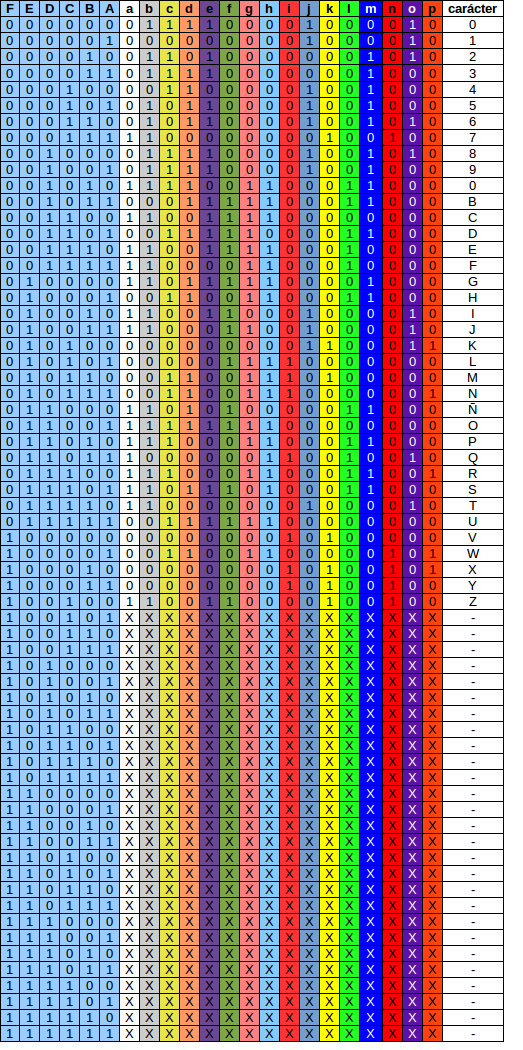
#> input picture Emsamblador/Lenguaje Ensamblador/Practica 9/tabla16.png, 523 x 1050 px, given in place of B.png, which was not available
$ python 'Practica 04.py'   (older library calls are emulated)
#> lines starting #> are read from the running program, lines starting #| are printed output that depends on the picture; pictures that were not available may be replaced by others from this repository, and a replacement may not be noted
#> the answer given: 1
import os
import math
from statistics import median
from PIL import Image, ImageFilter
import PIL.Image
import cv2
import numpy as np
import random
import scipy
import scipy.stats
from matplotlib import pyplot as plt
from tkinter import *
from skimage import io
from skimage.util import random_noise
from skimage import feature, filters
import copy
import imutils
import pylab
import matplotlib.image as mpimg
import pandas as pd
from math import cos, radians
##_________________
rgb_scale = 255
cmyk_scale = 100
def r_g_b():
    img = cv2.imread('B.png')
#> img is the input picture: shape (1050, 523, 3); mean B, G, R 149.1, 145.8, 155.4
    b, g ,r =cv2.split(img)
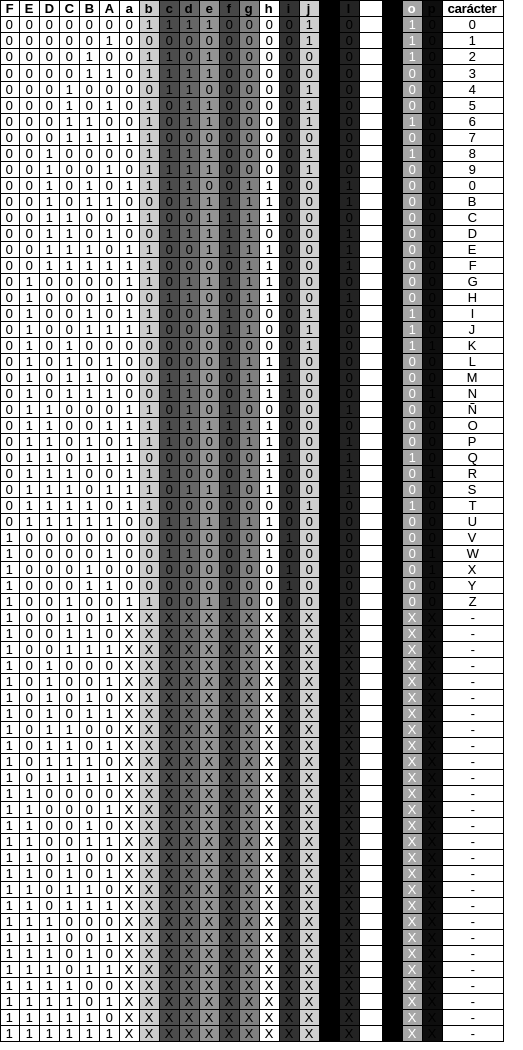
#> b: shape (1050, 523); min 0, max 255, mean 149.1
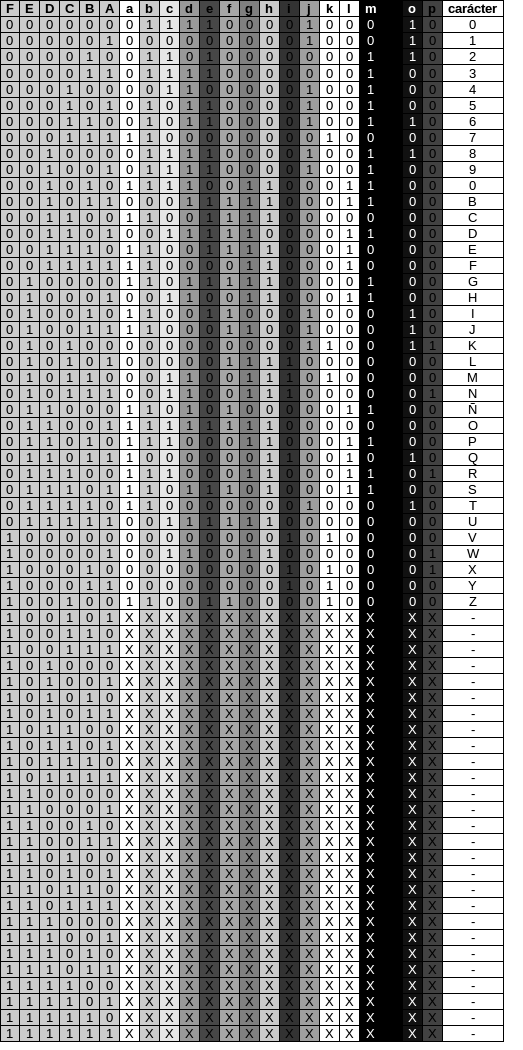
#> g: shape (1050, 523); min 0, max 255, mean 145.8
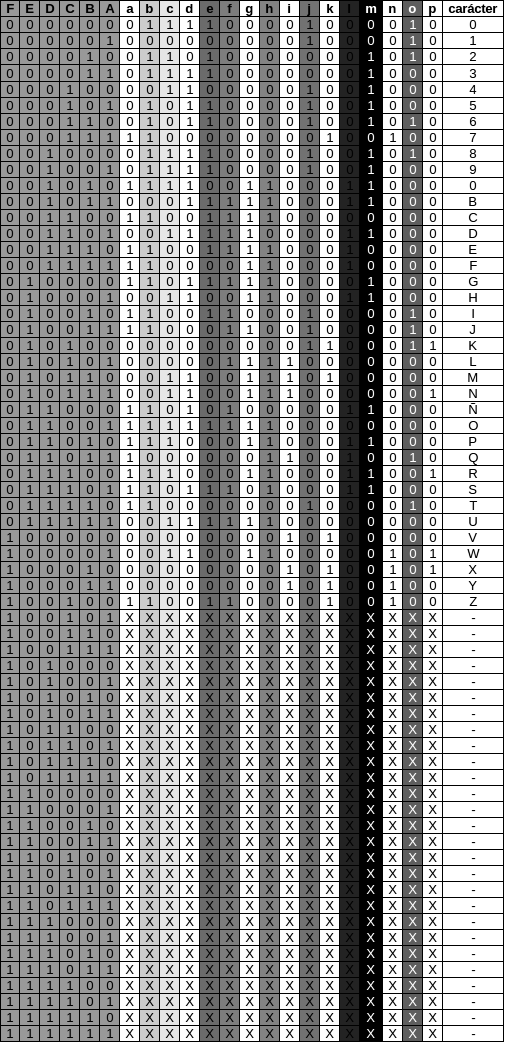
#> r: shape (1050, 523); min 0, max 255, mean 155.4

    zeros = np.zeros(img.shape[:2], dtype = "uint8")
    merged_r = cv2.merge ([zeros, zeros, r]) #El componente del canal es cero se puede entender como una matriz cero
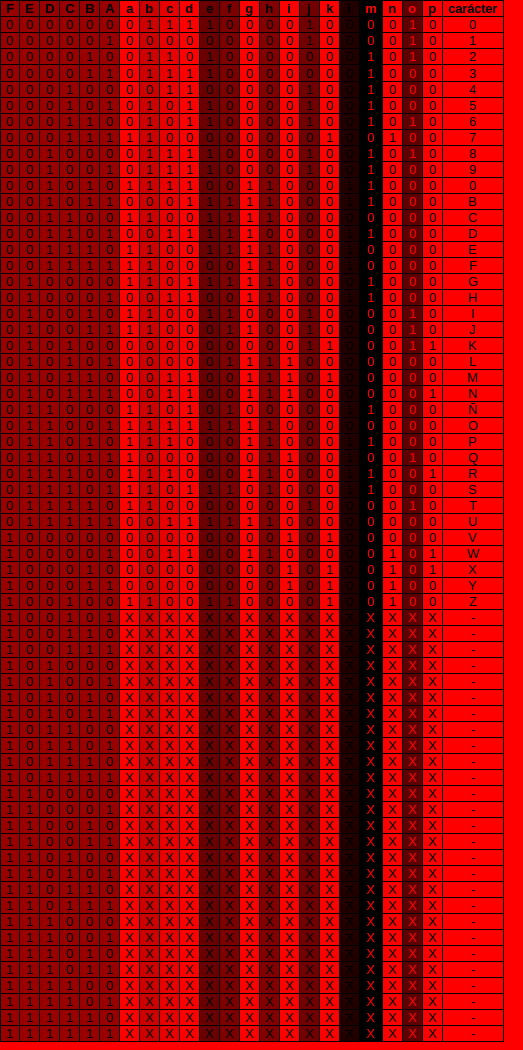
#> merged_r: shape (1050, 523, 3); mean of channels 0, 1, 2 0, 0, 155.4; drawn as B, G, R
    merged_g = cv2.merge ([zeros, g, zeros])
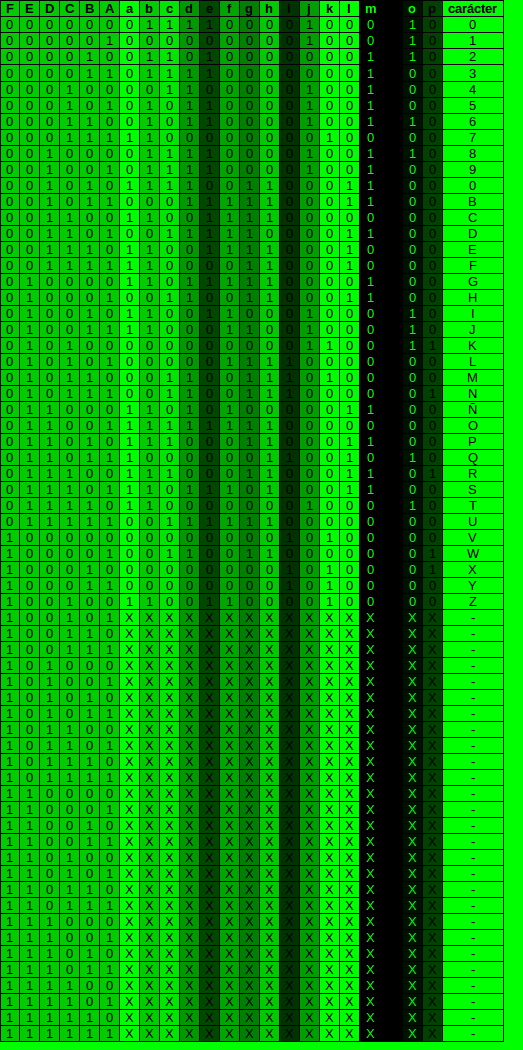
#> merged_g: shape (1050, 523, 3); mean of channels 0, 1, 2 0, 145.8, 0; drawn as B, G, R
    merged_b = cv2.merge ([b, zeros, zeros])
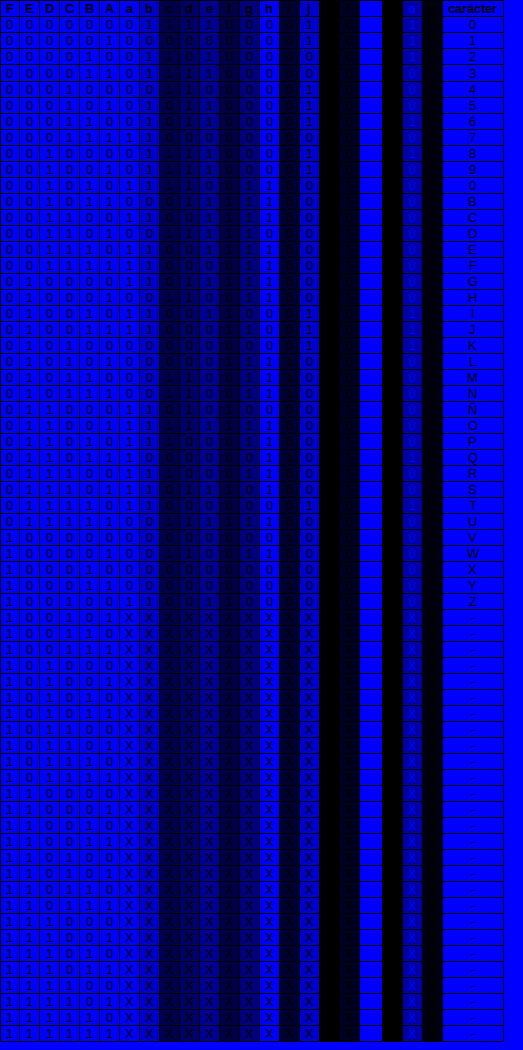
#> merged_b: shape (1050, 523, 3); mean of channels 0, 1, 2 149.1, 0, 0; drawn as B, G, R
    cv2.imshow('image',img)
    cv2.imshow("Rojo",merged_r)
    cv2.imshow("Verde",merged_g)
    cv2.imshow("Azul",merged_b)
    cv2.waitKey(0)
# [323 lines left out: functions ycbcr, rgb2ycbcr, ycbcr2rgb, rgb_to_cmyk, rgb_cmyk, cmyk_to_rgb and 3 more, not called in this run]


os.system('clear') # NOTA para windows tienes que cambiar clear por cls

print ("Selecciona una opción")
print ("\t1 - RGB")
print ("\t2 - YCBCR")
print ("\t3 - YCBCR(version 2)")
print ("\t4 - CMYK")
print ("\t5 - HSI")
print ("\t5 - Salir")


while True:
    opcionMenu = input("inserta la opción >> ")

    if opcionMenu=="1":
        r_g_b()

    if opcionMenu=="2":
        ycbcr()

    if opcionMenu=="3":
        rgb2ycbcr()
        ycbcr2rgb()

    if opcionMenu=="4":
        rgb_cmyk()

    if opcionMenu=="5":
        img = cv2.imread('Lena.png')
        RGB_TO_HSI(img)
        average = np.mean(np.float32(img)/255, 2)
        new_bgr = HSI_TO_RGB(average, img)
        cv2.imshow('Nueva imagen', new_bgr)
        cv2.waitKey(0)
        cv2.destroyAllWindows()
    if opcionMenu=="5":
        break
    else:
        input("No has pulsado ninguna opción correcta...\npulsa una tecla para continuar")
#> the answer given: 1
#> the answer given: 1
#> the answer given: 1
#> the answer given: 1
#> the answer given: 1
#> (the run stopped early here; a loop or call above may not have finished)
